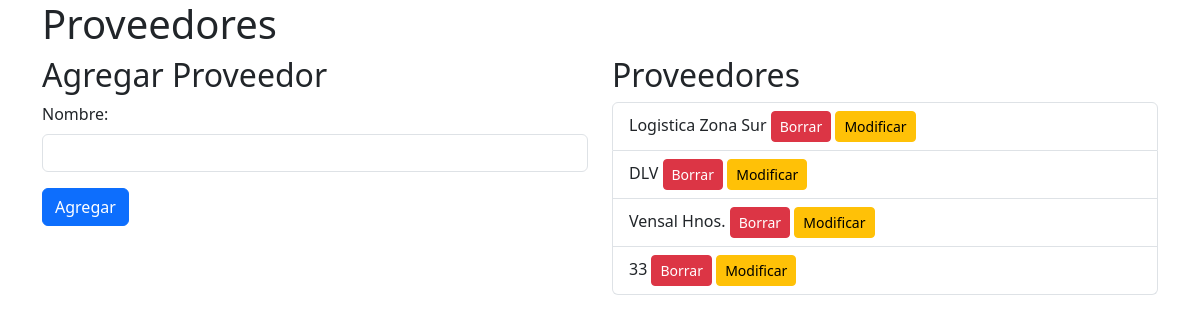
Screenshot of /productos/proveedores with the database file from the repository.
### database_setup.py (models this page shows)
class Proveedor(Base):
    __tablename__ = 'Proveedor'
    id = Column(Integer, primary_key=True, autoincrement=True)
    nombre = Column(String, nullable=False)
    cuit = Column(String, nullable=True)

### productos.py (the view)
@productos_bp.route('/productos/proveedores')
def mostrar_proveedores():
    proveedores = session.query(Proveedor).all()
    return render_template('proveedores.html', proveedores=proveedores)

### templates/proveedores.html (shortened to what this page needs)
<!DOCTYPE html>
<html lang="en">
<head>
    <link href="https://cdn.jsdelivr.net/npm/bootstrap@5.3.0/dist/css/bootstrap.min.css" rel="stylesheet">
</head>
<body>
    <div class="container">
        <h1>Proveedores</h1>
        <div class="row">
            <div class="col-md-6">
                <h2>Agregar Proveedor</h2>
                <form action="/productos/proveedores/agregar" method="POST">
                    <div class="mb-3">
                        <label for="nombre" class="form-label">Nombre:</label>
                        <input type="text" class="form-control" id="nombre" name="nombre" required>
                    </div>
                    <button type="submit" class="btn btn-primary">Agregar</button>
                </form>
            </div>
            <div class="col-md-6">
                <h2>Proveedores</h2>
                <ul class="list-group">
                    {% for proveedor in proveedores %}
                    <li class="list-group-item">{{ proveedor.nombre }} <a href="/productos/proveedores/borrar/{{ proveedor.id }}" class="btn btn-danger btn-sm">Borrar</a> <a href="/productos/proveedores/modificar/{{ proveedor.id }}" class="btn btn-warning btn-sm">Modificar</a></li>
                    {% endfor %}
                </ul>
            </div>
        </div>
    </div>
</body>
</html>

### rows the page displays
Proveedor: nombre "Logistica Zona Sur"
Proveedor: nombre "DLV"
Proveedor: nombre "Vensal Hnos."
Proveedor: nombre "33"
